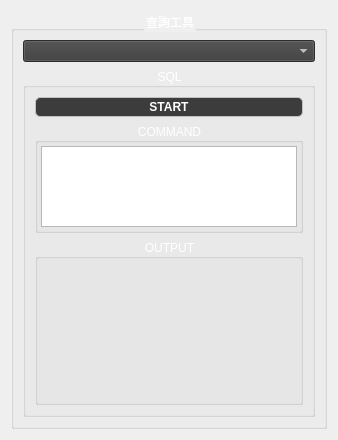
        <widget class="QWidget" name="widget_3" native="true">
         <layout class="QHBoxLayout" name="horizontalLayout_3">
          <item>
           <widget class="QGroupBox" name="groupBox_6">
            <property name="styleSheet">
             <string notr="true">color:rgb(255, 255, 255);</string>
            </property>
            <property name="title">
             <string>查詢工具</string>
            </property>
            <property name="alignment">
             <set>Qt::AlignCenter</set>
            </property>
            <layout class="QVBoxLayout" name="verticalLayout_10">
             <item>
              <widget class="QComboBox" name="comboBox">
               <property name="styleSheet">
                <string notr="true">color: rgb(255, 255, 255);
background-color: rgb(60, 60, 60);</string>
               </property>
              </widget>
             </item>
             <item>
              <widget class="QGroupBox" name="groupBox_7">
               <property name="styleSheet">
                <string notr="true">color:rgb(255, 255, 255);</string>
               </property>
               <property name="title">
                <string>SQL</string>
               </property>
               <property name="alignment">
                <set>Qt::AlignCenter</set>
               </property>
               <layout class="QVBoxLayout" name="verticalLayout_11" stretch="1,2,3">
                <item>
                 <widget class="QPushButton" name="start_sql_button">
                  <property name="styleSheet">
                   <string notr="true">color: rgb(255, 255, 255);
font: &quot;Rockwell&quot;;
background-color: rgb(60, 60, 60);

font: bold; 
border: 1px solid silver;
border-radius: 5px;
subcontrol-origin:  margin;
padding: 2 2px 2 2px;</string>
                  </property>
                  <property name="text">
                   <string>START</string>
                  </property>
                 </widget>
                </item>
                <item>
                 <widget class="QGroupBox" name="groupBox_8">
                  <property name="styleSheet">
                   <string notr="true">color:rgb(255, 255, 255);</string>
                  </property>
                  <property name="title">
                   <string>COMMAND</string>
                  </property>
                  <property name="alignment">
                   <set>Qt::AlignCenter</set>
                  </property>
                  <layout class="QGridLayout" name="gridLayout">
                   <property name="leftMargin">
                    <number>3</number>
                   </property>
                   <property name="topMargin">
                    <number>3</number>
                   </property>
                   <property name="rightMargin">
                    <number>3</number>
                   </property>
                   <property name="bottomMargin">
                    <number>3</number>
                   </property>
                   <property name="spacing">
                    <number>3</number>
                   </property>
                   <item row="0" column="0">
                    <widget class="QPlainTextEdit" name="sql_command_plainTextEdit">
                     <property name="font">
                      <font>
                       <family>Rockwell</family>
                       <pointsize>14</pointsize>
                      </font>
                     </property>
                    </widget>
                   </item>
                  </layout>
                 </widget>
                </item>
                <item>
                 <widget class="QGroupBox" name="groupBox_10">
                  <property name="styleSheet">
                   <string notr="true">color:rgb(255, 255, 255);</string>
                  </property>
                  <property name="title">
                   <string>OUTPUT</string>
                  </property>
                  <property name="alignment">
                   <set>Qt::AlignCenter</set>
                  </property>
                  <layout class="QGridLayout" name="gridLayout_3">
                   <property name="leftMargin">
                    <number>3</number>
                   </property>
                   <property name="topMargin">
                    <number>3</number>
                   </property>
                   <property name="rightMargin">
                    <number>3</number>
                   </property>
                   <property name="bottomMargin">
                    <number>3</number>
                   </property>
                   <property name="spacing">
                    <number>3</number>
                   </property>
                   <item row="0" column="0">
                    <widget class="QLabel" name="sql_output_label">
                     <property name="font">
                      <font>
                       <family>Rockwell</family>
                       <pointsize>14</pointsize>
                       <weight>50</weight>
                       <bold>false</bold>
                      </font>
                     </property>
                     <property name="text">
                      <string/>
                     </property>
                    </widget>
                   </item>
                  </layout>
                 </widget>
                </item>
               </layout>
              </widget>
             </item>
            </layout>
           </widget>
          </item>
         </layout>
        </widget>
